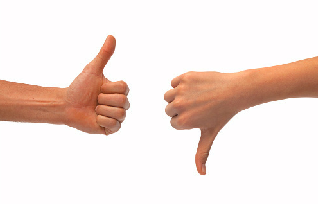
#> input picture hand.png, 318 x 204 px, found by its file name
$ jupyter execute 'Contour Detection.ipynb'
#> lines starting #> are read from the running program, lines starting #| are printed output that depends on the picture; after the words box and inside, x2 and y2 are one past the last pixel; in counts of white or black regions, pixels touching at a corner belong together; long printed decimals are rounded
## Contour Detection

[cell 1]
import numpy as np
import matplotlib.pyplot as plt
import cv2

[cell 2]
image = cv2.imread("C://Users/subha/Desktop/Computer Vision/hand.png")
#> image is the input picture: shape (204, 318, 3); mean B, G, R 219.5, 225.5, 241.8
image = cv2.cvtColor(image, cv2.COLOR_BGR2RGB)
gray = cv2.cvtColor(image,cv2.COLOR_RGB2GRAY)
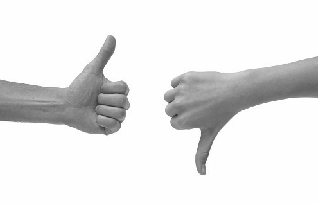
#> gray: shape (204, 318); min 37, max 255, mean 229.9

# Create a binary thresholded image
retval, binary = cv2.threshold(gray, 225, 255, cv2.THRESH_BINARY_INV)
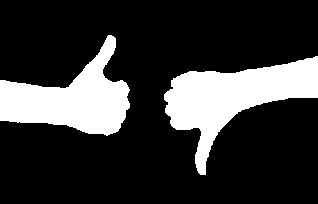
#> binary: shape (204, 318); 21.2% white; 2 white regions

plt.imshow(binary, cmap='gray')

[cell 3]
# Find contours from thresholded, binary image
contours,hierachy= cv2.findContours(binary, cv2.RETR_TREE, cv2.CHAIN_APPROX_SIMPLE)
#> contours = 2 contours; box (x1, y1, x2, y2) and area: (164, 56, 318, 175) 7134, (0, 35, 130, 136) 6192

# Draw all contours on a copy of the original image
contours_image = np.copy(image)
contours_image = cv2.drawContours(contours_image, contours, -1, (0,255,0), 3)
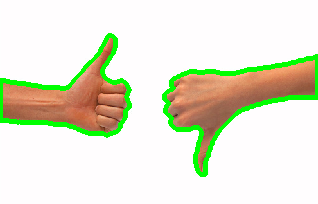
#> contours_image: shape (204, 318, 3); mean R, G, B 228, 230.2, 209.3

plt.imshow(contours_image)

[cell 4]
#Finding the orientation of each contour
def orientations(contours):
    angles = []
    for each in contours:
        (x,y), (MA,ma), angle = cv2.fitEllipse(each)
        angles.append(angle)

    return angles

angles = orientations(contours)
#> the loop in orientations, `for each in contours:` made 2 passes
#> (x, y, MA, ma, angle) on passes 1 to 2: (225.5, 99.61, 88.32, 157.3, 57.39), (74.77, 92.04, 98.73, 117.5, 80.51)
#> after the loop in orientations, `for each in contours:`: angles = [57.39, 80.51]
#> angles = [57.39, 80.51]
print('Angles of each contour (in degrees): ' + str(angles))
#| Angles of each contour (in degrees): [57.386, 80.509]

### Cropping Contours

[cell 5]
def hand_crop(image, selected_contour):
    # Find the bounding rectangle of a selected contour
    x,y,w,h = cv2.boundingRect(selected_contour)
    # Draw the bounding rectangle as a purple box
    box_image = cv2.rectangle(contours_image, (x,y), (x+w,y+h), (200,0,200),2)

    cropped_image = np.copy(image)
    # Crop using the dimensions of the bounding rectangle (x, y, w, h)
    cropped_image = cropped_image[y: y + h, x: x + w]
    return cropped_image


countour_num=1
selected_contour = contours[countour_num]
#> selected_contour = contour of 169 points, box (x1, y1, x2, y2) (0, 35, 130, 136), area 6192
if(selected_contour is not None):
    cropped_image = hand_crop(image, selected_contour)
#> in hand_crop, `x,y,w,h = cv2.boundingRect(selected_contour)`: x = 0; y = 35; w = 130; h = 101
#> in hand_crop, `box_image = cv2.rectangle(contours_image, (x,y), (x+w,y+h), (200,0,200..`:
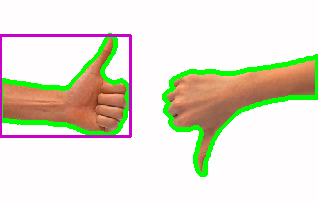
#> box_image: shape (204, 318, 3); mean R, G, B 227.7, 225.2, 209
#> in hand_crop, `cropped_image = cropped_image[y: y + h, x: x + w]`:
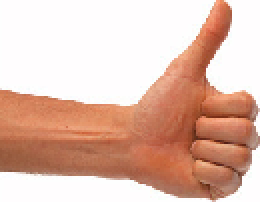
#> cropped_image: shape (101, 130, 3) (shown 2 times larger); mean R, G, B 224.6, 187.8, 173
    plt.imshow(cropped_image)
